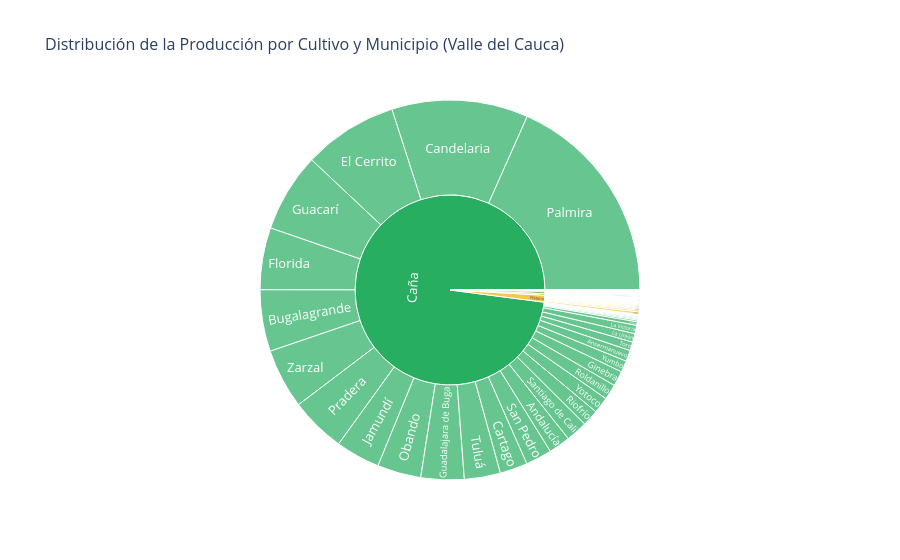

Write notebook code for a chart like this one.
### Code cell
# Visualización de la diversificación
fig = px.sunburst(
    df[df['rendimiento_ton_ha'] > 0],
    path=['cultivo', 'municipio'],
    values='produccion_ton',
    color='cultivo',
    color_discrete_map=COLORS,
    title='Distribución de la Producción por Cultivo y Municipio (Valle del Cauca)',
    template='plotly_white'
)
fig.update_layout(font=dict(size=13), title_font_size=16)
fig.show()

### Figure 1 — Plotly figure (JSON) as saved in the notebook; plotly's stock layout.template omitted (floating-point values rounded to 4 significant figures; data arrays with more than 128 entries replaced by an {"elided": "..."} marker saying what was removed)
{"data": [{"branchvalues": "total", "customdata": {"elided": "272x1 str values"}, "domain": {"x": [0, 1], "y": [0, 1]}, "hovertemplate": "labels=%{label}<br>produccion_ton=%{value}<br>parent=%{parent}<br>id=%{id}<br>cultivo=%{customdata[0]}<extra></extra>", "ids": {"elided": "272 str values"}, "labels": {"elided": "272 str values"}, "marker": {"colors": {"elided": "272 str values"}}, "name": "", "parents": {"elided": "272 str values"}, "type": "sunburst", "values": {"elided": "272 float values"}}], "layout": {"font": {"size": 13}, "legend": {"tracegroupgap": 0}, "title": {"font": {"size": 16}, "text": "Distribución de la Producción por Cultivo y Municipio (Valle del Cauca)"}}}
